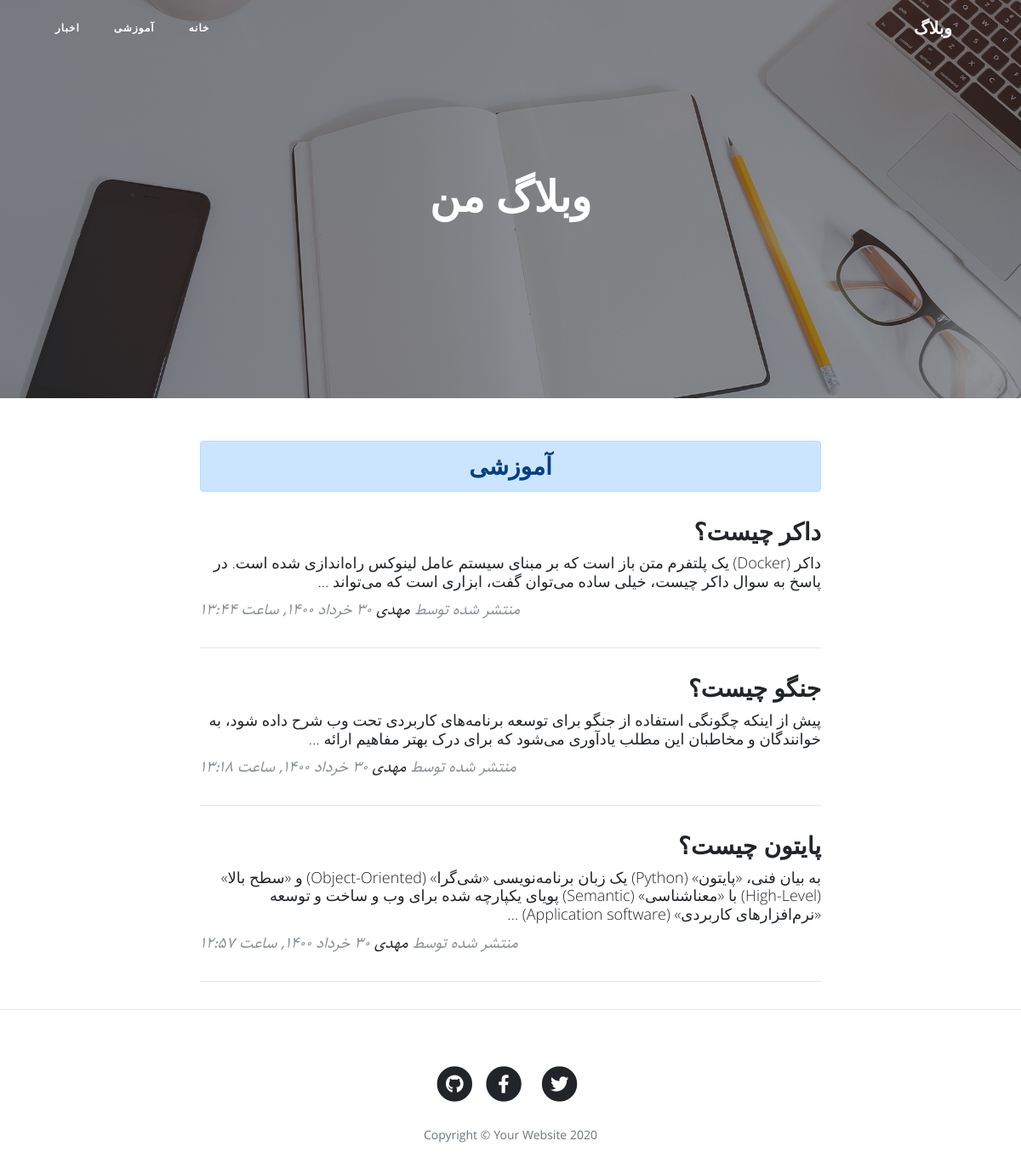
/category/learning, run on an earlier commit of the app's database.
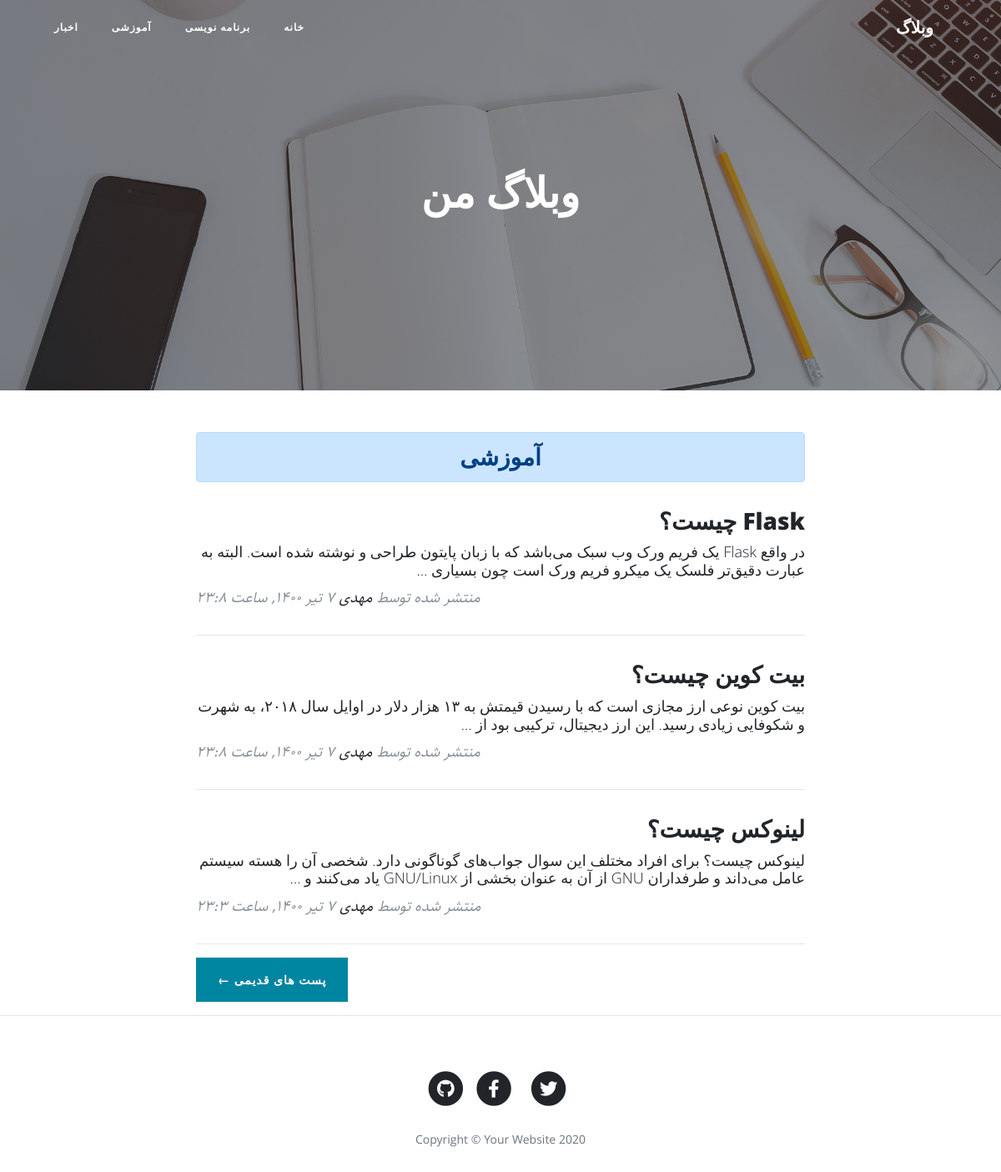
And on a later commit of the database.
### blog/models.py (models this page shows, shortened)
class Category(models.Model):
    title = models.CharField(max_length = 200, verbose_name = "عنوان دسته بندی")
    slug = models.SlugField(max_length = 100, unique = True, verbose_name = "آدرس دسته بندی")
    status = models.BooleanField(default = True, verbose_name = "آیا نمایش داده شود؟")
    position = models.IntegerField(verbose_name = "پوزیشن")
    class Meta:
        verbose_name = "دسته بندی"
        verbose_name_plural = "دسته بندی ها"
        ordering = ['position']
    objects = CategoryManager()

class Article(models.Model):
    STATUS_CHOICES = (
        ('d', 'پیش نویس'),
        ('p', 'منتشر شده'),
    )
    title = models.CharField(max_length = 200, verbose_name = "عنوان مقاله")
    slug = models.SlugField(max_length = 100, unique = True, verbose_name = "آدرس مقاله")
    category = models.ManyToManyField(Category, verbose_name = "دسته بندی", related_name = "articles")
    description = models.TextField(verbose_name = "محتوا")
    thumbnail = models.ImageField(upload_to = "images", verbose_name = "تصویر مقاله")
    publish = models.DateTimeField(default = timezone.now, verbose_name = "زمان انتشار")
    created = models.DateTimeField(auto_now_add = True)
    updated = models.DateTimeField(auto_now = True)
    status = models.CharField(max_length = 1, choices = STATUS_CHOICES, verbose_name = "وضعیت")
    class Meta:
        verbose_name = "مقاله"
        verbose_name_plural = "مقالات"
        ordering = ['-publish']
    def jpublish(self):
        return jalali_converter(self.publish)
    jpublish.short_description = "زمان انتشار"
    objects = ArticleManager()

### blog/views.py (the view)
# urls.py: path('category/<slug:slug>', CategoryList.as_view(), name = "category"),
class CategoryList(ListView):
    paginate_by = 3
    template_name = "blog/category_list.html"
    def get_queryset(self):
        global category
        slug = self.kwargs.get('slug')
        category = get_object_or_404(Category.objects.active(), slug = slug)
        return category.articles.published()
    def get_context_data(self, **kwargs):
        context = super().get_context_data(**kwargs)
        context['category'] = category
        return context

### blog/models.py (called while the page is built)
    def published(self):
        return self.filter(status = 'p')

    def active(self):
        return self.filter(status = True)

### blog/templatetags/base_tags.py (called while the page is built)
@register.simple_tag
def title():
    return "وبلاگ"

@register.inclusion_tag("blog/partials/category_navbar.html")
def category_navbar():
    return {
        "category": Category.objects.active()
    }

### extensions/jalali.py (called while the page is built)
    def persian_tuple(self):
        return self.persian_year, self.persian_month, self.persian_day

### extensions/utils.py (called while the page is built)
def persian_numbers_converter(mystr):
    numbers = {
        "0" : "۰",
        "1" : "۱",
        "2" : "۲",
        "3" : "۳",
        "4" : "۴",
        "5" : "۵",
        "6" : "۶",
        "7" : "۷",
        "8" : "۸",
        "9" : "۹",
    }
    for e, p in numbers.items():
        mystr = mystr.replace(e, p)
    return mystr

### blog/templates/blog/category_list.html (shortened to what this page needs)
{% extends 'blog/base.html' %}
{% load static %}
{% block main %}
  <header class="masthead" style="background-image: url('{% static 'blog/img/home-bg.jpg' %}')">
    <div class="overlay"></div>
    <div class="container">
      <div class="row">
        <div class="col-lg-8 col-md-10 mx-auto">
          <div class="site-heading">
            <h1>وبلاگ من</h1>
          </div>
        </div>
      </div>
    </div>
  </header>
  <div class="container">
    <div class="row">
      <div class="col-lg-8 col-md-10 mx-auto">
        <h3 class="alert alert-primary text-center">{{ category.title }}</h3>
        {% for article in object_list %}
          <div class="post-preview">
            <a href="{% url 'blog:detail' article.slug %}">
              <h2 class="post-title">
                {{ article.title }}
              </h2>
              <h3 class="post-subtitle">
                {{ article.description | truncatewords:30 }}
              </h3>
            </a>
            <p class="post-meta">منتشر شده توسط
              <a href="#">مهدی</a>
              {{ article.jpublish }}</p>
          </div>
          <hr>
        {% endfor %}
        {% if is_paginated %}
          <div class="clearfix pager-button">
            {% if page_obj.has_next %}
              <a class="btn btn-primary float-right" href="{% url 'blog:category' category.slug  page_obj.next_page_number %}">پست های قدیمی &larr;</a>
            {% endif %}
          </div>
        {% endif %}
      </div>
    </div>
  </div>
{% endblock %}

### blog/templates/blog/partials/category_navbar.html
<div class="collapse navbar-collapse" id="navbarResponsive">
  <ul class="navbar-nav ml-auto">
      <li class="nav-item">
        <a class="nav-link" href="{% url 'blog:home' %}">خانه</a>
      </li>
      {% for cat in category %}
        <li class="nav-item">
          <a class="nav-link" href="{% url 'blog:category' cat.slug %}">{{ cat.title }}</a>
        </li>
      {% endfor %}
  </ul>
</div>

What changed in the data, as far as the page shows it:
no longer on this page (row edited): Article: title "داکر چیست؟", description "داکر (Docker) یک پلتفرم متن باز است که بر مبنای سیستم عامل لینوکس راه‌اندازی شده است. در پاسخ به سوال داکر چیست، خیلی ساده می‌توان گفت، ابزاری است که می‌تواند …", jpublish "۳۰ خرداد ۱۴۰۰, ساعت ۱۳:۴۴"
no longer on this page (row unchanged): Article: title "جنگو چیست؟", description "پیش از اینکه چگونگی استفاده از جنگو برای توسعه برنامه‌های کاربردی تحت وب شرح داده شود، به خوانندگان و مخاطبان این مطلب یادآوری می‌شود که برای درک بهتر مفاهیم ارائه …", jpublish "۳۰ خرداد ۱۴۰۰, ساعت ۱۳:۱۸"
no longer on this page (row unchanged): Article: title "پایتون چیست؟", description "به بیان فنی، «پایتون» (Python) یک زبان برنامه‌نویسی «شی‌گرا» (Object-Oriented) و «سطح بالا» (High-Level) با «معناشناسی» (Semantic) پویای یکپارچه شده برای وب و ساخت و توسعه «نرم‌افزارهای کاربردی» (Application software) …", jpublish "۳۰ خرداد ۱۴۰۰, ساعت ۱۲:۵۷"
now on this page (row edited): Category: title "برنامه نویسی"
added Article: title "Flask چیست؟", description "در واقع Flask یک فریم ورک وب سبک می‌باشد که با زبان پایتون طراحی و نوشته شده است. البته به عبارت دقیق‌تر فلسک یک میکرو فریم ورک است چون بسیاری …", jpublish "۷ تیر ۱۴۰۰, ساعت ۲۳:۸"
added Article: title "بیت کوین چیست؟", description "بیت کوین نوعی ارز مجازی است که با رسیدن قیمتش به ۱۳ هزار دلار در اوایل سال ۲۰۱۸، به شهرت و شکوفایی زیادی رسید. این ارز دیجیتال، ترکیبی بود از …", jpublish "۷ تیر ۱۴۰۰, ساعت ۲۳:۸"
added Article: title "لینوکس چیست؟", description "لینوکس چیست؟ برای افراد مختلف این سوال‌ جواب‌های گوناگونی دارد. شخصی آن را هسته سیستم عامل می‌داند و طرفداران GNU از آن به عنوان بخشی از GNU/Linux یاد می‌کنند و …", jpublish "۷ تیر ۱۴۰۰, ساعت ۲۳:۳"
Also different on the page:
text now shown: "پست های قدیمی ←"
